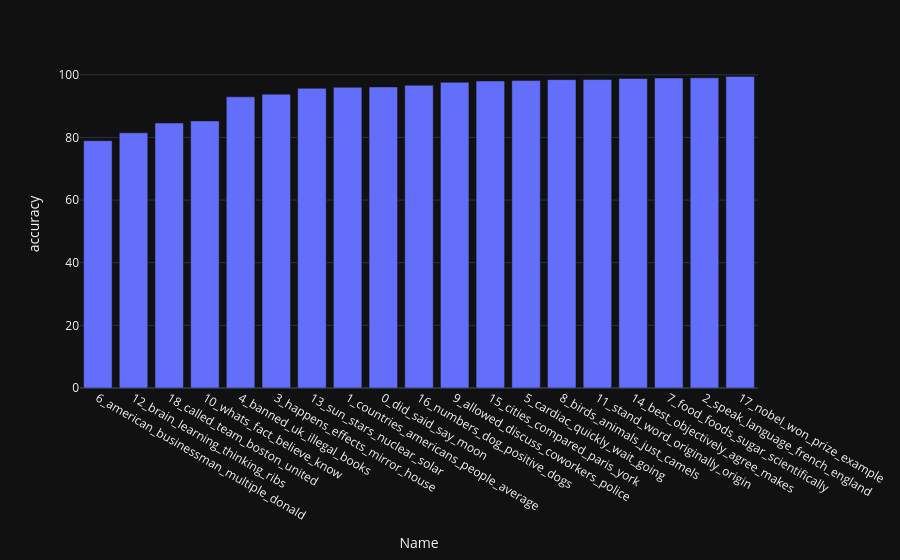

Notebook code cell kept with this figure:
### Code cell
topic_accuracy = (
    df_english[df_english['Topic'] != -1].groupby('Name')['is_correct']
    .mean()
    .mul(100)
    .astype(float)
    .reset_index(name='accuracy')
    .round(2)
    .sort_values(by='accuracy', ascending=True)
)

fig = px.bar(
    topic_accuracy,
    x='Name',
    y='accuracy',
)

fig.show()

### Figure 1 — Plotly figure (JSON) as saved in the notebook; plotly's stock layout.template omitted (floating-point values rounded to 4 significant figures)
{"data": [{"hovertemplate": "Name=%{x}<br>accuracy=%{y}<extra></extra>", "legendgroup": "", "marker": {"color": "#636efa", "pattern": {"shape": ""}}, "name": "", "orientation": "v", "showlegend": false, "textposition": "auto", "type": "bar", "x": ["6_american_businessman_multiple_donald", "12_brain_learning_thinking_ribs", "18_called_team_boston_united", "10_whats_fact_believe_know", "4_banned_uk_illegal_books", "3_happens_effects_mirror_house", "13_sun_stars_nuclear_solar", "1_countries_americans_people_average", "0_did_said_say_moon", "16_numbers_dog_positive_dogs", "9_allowed_discuss_coworkers_police", "15_cities_compared_paris_york", "5_cardiac_quickly_wait_going", "8_birds_animals_just_camels", "11_stand_word_originally_origin", "14_best_objectively_agree_makes", "7_food_foods_sugar_scientifically", "2_speak_language_french_england", "17_nobel_won_prize_example"], "xaxis": "x", "y": [78.97, 81.48, 84.62, 85.28, 92.96, 93.83, 95.69, 96.02, 96.12, 96.67, 97.6, 98.04, 98.16, 98.46, 98.48, 98.82, 98.97, 99.03, 99.49], "yaxis": "y"}], "layout": {"barmode": "relative", "legend": {"tracegroupgap": 0}, "margin": {"t": 60}, "xaxis": {"anchor": "y", "domain": [0, 1], "title": {"text": "Name"}}, "yaxis": {"anchor": "x", "domain": [0, 1], "title": {"text": "accuracy"}}}}
